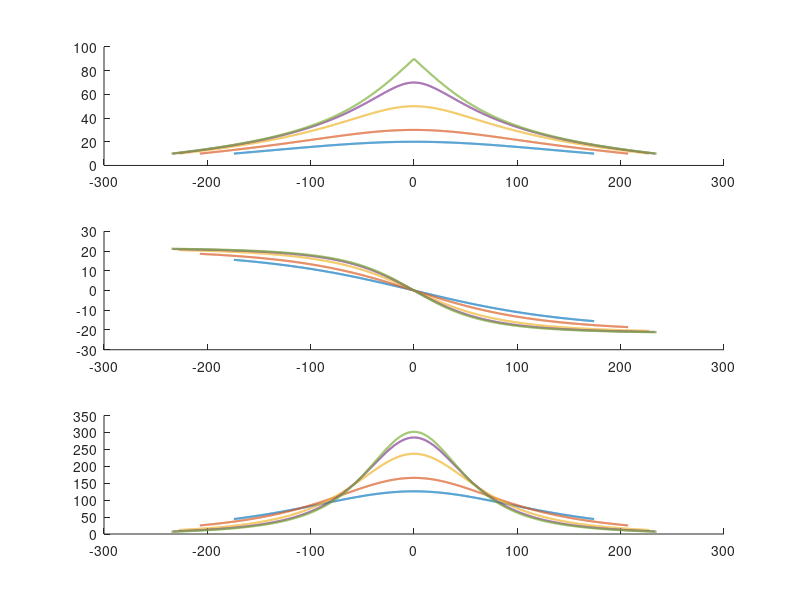

Reproduce this figure in MATLAB. (Note: this script raises an error after producing the figure.)
%地球の曲率を考慮したもの
clear; 
clc;
close all;

c  = 3e8;
GM = 3.986e14;
Re = 6.371e6;
fc = 920e6;
h  = 540e3;
El_min = 10;

v_sat = sqrt(GM/(Re+h));
w_sat = v_sat/(Re+h);

t = -300:0.1:300;

Emax_list = [20 30 50 70 90];
colors = lines(length(Emax_list));

figure;
for i = 1:length(Emax_list)
    Emax = Emax_list(i)*pi/180;
    dmin = Re*(sqrt(((Re+h)/Re)^2 - cos(Emax)^2) - sin(Emax));
    psi_min = acos((Re^2+(Re+h)^2-dmin^2)/(2*Re*(Re+h)));

    alpha = w_sat .* t;
    psi = acos(cos(psi_min).*cos(alpha));
    d = sqrt(Re^2+(Re+h)^2-2*Re*(Re+h).*cos(psi));
    El = asin(((Re+h)^2-Re^2-d.^2)./(2*Re.*d)) * 180/pi;

    ddot = Re*(Re+h)*cos(psi_min).*sin(alpha).*w_sat ./ d;
    fd = -(fc/c) .* ddot;
    dfd_dt = gradient(fd, t);

    visible = El >= El_min;
    Tvis = t(visible);

    subplot(3,1,1); hold on;
    plot(t(visible), El(visible), 'Color', colors(i,:), 'LineWidth', 1.5);

    subplot(3,1,2); hold on;
    plot(t(visible), fd(visible)/1e3, 'Color', colors(i,:), 'LineWidth', 1.5);

    subplot(3,1,3); hold on;
    plot(t(visible), abs(dfd_dt(visible)), 'Color', colors(i,:), 'LineWidth', 1.5);

    fprintf('Emax=%2d deg  Tvis=%.2f min  fd_max=%.2f kHz  rate_max=%.1f Hz/s\n', ...
        Emax_list(i), (Tvis(end)-Tvis(1))/60, max(abs(fd(visible)))/1e3, max(abs(dfd_dt(visible))));
end

subplot(3,1,1);
yline(El_min,'--k'); grid on;
xlabel('time [s]'); ylabel('elevation [deg]');
title('Elevation Angle');
legend("Emax="+string(Emax_list)+"deg", 'Location','best');

subplot(3,1,2);
yline(0,'--k'); grid on;
xlabel('time [s]'); ylabel('Doppler [kHz]');
title('Doppler Shift');

subplot(3,1,3);
grid on;
xlabel('time [s]'); ylabel('Doppler rate [Hz/s]');
title('Doppler Rate');
